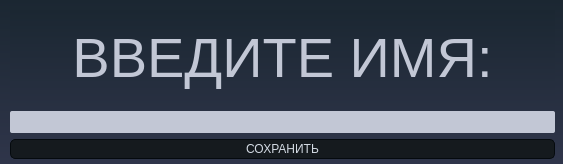
<?xml version="1.0" encoding="UTF-8"?>
<ui version="4.0">
 <class>Form</class>
 <widget class="QWidget" name="Form">
  <property name="geometry">
   <rect>
    <x>0</x>
    <y>0</y>
    <width>563</width>
    <height>164</height>
   </rect>
  </property>
  <property name="windowTitle">
   <string>Form</string>
  </property>
  <property name="styleSheet">
   <string notr="true">
/*-----QWidget-----*/
QWidget
{
	background-color: qlineargradient(spread:repeat, x1:1, y1:0, x2:1, y2:1, stop:0 rgba(27, 39, 50, 255),stop:1 rgba(47, 53, 74, 255));
	color: #000000;

}


/*-----QLabel-----*/
QLabel
{
	background-color: transparent;
	color: #c2c7d5;
	font-size: 56px;

}


/*-----QPushButton-----*/
QToolButton {
	border-style: solid;
	border-top-color: qlineargradient(spread:pad, x1:0.5, y1:1, x2:0.5, y2:0, stop:0 rgb(215, 215, 215), stop:1 rgb(222, 222, 222));
	border-right-color: qlineargradient(spread:pad, x1:0, y1:0.5, x2:1, y2:0.5, stop:0 rgb(217, 217, 217), stop:1 rgb(227, 227, 227));
	border-left-color: qlineargradient(spread:pad, x1:0, y1:0.5, x2:1, y2:0.5, stop:0 rgb(227, 227, 227), stop:1 rgb(217, 217, 217));
	border-bottom-color: qlineargradient(spread:pad, x1:0.5, y1:1, x2:0.5, y2:0, stop:0 rgb(215, 215, 215), stop:1 rgb(222, 222, 222));
	border-width: 1px;
	border-radius: 5px;
	color: #d3dae3;
	padding: 2px;
	background-color: rgb(255,255,255);
}
QToolButton:hover{
	border-style: solid;
	border-top-color: qlineargradient(spread:pad, x1:0.5, y1:1, x2:0.5, y2:0, stop:0 rgb(195, 195, 195), stop:1 rgb(222, 222, 222));
	border-right-color: qlineargradient(spread:pad, x1:0, y1:0.5, x2:1, y2:0.5, stop:0 rgb(197, 197, 197), stop:1 rgb(227, 227, 227));
	border-left-color: qlineargradient(spread:pad, x1:0, y1:0.5, x2:1, y2:0.5, stop:0 rgb(227, 227, 227), stop:1 rgb(197, 197, 197));
	border-bottom-color: qlineargradient(spread:pad, x1:0.5, y1:1, x2:0.5, y2:0, stop:0 rgb(195, 195, 195), stop:1 rgb(222, 222, 222));
	border-width: 1px;
	border-radius: 5px;
	color: rgb(0,0,0);
	padding: 2px;
	background-color: rgb(255,255,255);
}
QToolButton:pressed{
	border-style: solid;
	border-top-color: qlineargradient(spread:pad, x1:0.5, y1:1, x2:0.5, y2:0, stop:0 rgb(215, 215, 215), stop:1 rgb(222, 222, 222));
	border-right-color: qlineargradient(spread:pad, x1:0, y1:0.5, x2:1, y2:0.5, stop:0 rgb(217, 217, 217), stop:1 rgb(227, 227, 227));
	border-left-color: qlineargradient(spread:pad, x1:0, y1:0.5, x2:1, y2:0.5, stop:0 rgb(227, 227, 227), stop:1 rgb(217, 217, 217));
	border-bottom-color: qlineargradient(spread:pad, x1:0.5, y1:1, x2:0.5, y2:0, stop:0 rgb(215, 215, 215), stop:1 rgb(222, 222, 222));
	border-width: 1px;
	border-radius: 5px;
	color: rgb(0,0,0);
	padding: 2px;
	background-color: rgb(142,142,142);
}
QPushButton{
	border-style: solid;
	border-color: #050a0e;
	border-width: 1px;
	border-radius: 5px;
	color: #d3dae3;
	padding: 2px;
	background-color: #151a1e;
}
QPushButton::default{
	border-style: solid;
	border-color: #050a0e;
	border-width: 1px;
	border-radius: 5px;
	color: #FFFFFF;
	padding: 2px;
	background-color: #151a1e;;
}
QPushButton:hover{
	border-style: solid;
	border-color: #050a0e;
	border-width: 1px;
	border-radius: 5px;
	color: #d3dae3;
	padding: 2px;
	background-color: #1c1f1f;
}
QPushButton:pressed{
	border-style: solid;
	border-color: #050a0e;
	border-width: 1px;
	border-radius: 5px;
	color: #d3dae3;
	padding: 2px;
	background-color: #2c2f2f;
}
QPushButton:disabled{
	border-style: solid;
	border-top-color: qlineargradient(spread:pad, x1:0.5, y1:1, x2:0.5, y2:0, stop:0 rgb(215, 215, 215), stop:1 rgb(222, 222, 222));
	border-right-color: qlineargradient(spread:pad, x1:0, y1:0.5, x2:1, y2:0.5, stop:0 rgb(217, 217, 217), stop:1 rgb(227, 227, 227));
	border-left-color: qlineargradient(spread:pad, x1:0, y1:0.5, x2:1, y2:0.5, stop:0 rgb(227, 227, 227), stop:1 rgb(217, 217, 217));
	border-bottom-color: qlineargradient(spread:pad, x1:0.5, y1:1, x2:0.5, y2:0, stop:0 rgb(215, 215, 215), stop:1 rgb(222, 222, 222));
	border-width: 1px;
	border-radius: 5px;
	color: #808086;
	padding: 2px;
	background-color: rgb(142,142,142);
}


/*-----QCheckBox-----*/
QCheckBox
{
	background-color: transparent;
	color: #fff;
	font-size: 10px;
	font-weight: bold;
	border: none;
	border-radius: 5px;

}


/*-----QCheckBox-----*/
QCheckBox::indicator
{
    color: #b1b1b1;
    background-color: #323232;
    border: 1px solid darkgray;
    width: 12px;
    height: 12px;

}


QCheckBox::indicator:checked
{
    image:url(&quot;./ressources/check.png&quot;);
	background-color: qlineargradient(spread:pad, x1:0, y1:0.511, x2:1, y2:0.511, stop:0 rgba(0, 172, 149, 255),stop:0.995192 rgba(54, 197, 177, 255));;
    border: 1px solid #607cff;

}


QCheckBox::indicator:unchecked:hover
{
    border: 1px solid #08b099;

}


QCheckBox::disabled
{
	color: #656565;

}


QCheckBox::indicator:disabled
{
	background-color: #656565;
	color: #656565;
    border: 1px solid #656565;

}


/*-----QLineEdit-----*/
QLineEdit
{
	background-color: #c2c7d5;
	color: #000;
	font-weight: bold;
	border: none;
	border-radius: 2px;
	padding: 3px;

}


/*-----QListView-----*/
QListView
{
	background-color: qlineargradient(spread:pad, x1:1, y1:0, x2:1, y2:1, stop:0 rgba(50, 61, 80, 255),stop:1 rgba(44, 49, 69, 255));
	color: #fff;
	font-size: 12px;
	font-weight: bold;
	border: 1px solid #191919;
	show-decoration-selected: 0;

}


QListView::item
{
	color: #31cecb;
	background-color: #454e5e;
	border: none;
	padding: 5px;
	border-radius: 0px;
	padding-left : 10px;
	height: 42px;

}

QListView::item:selected
{
	color: #31cecb;
	background-color: #454e5e;

}


QListView::item:!selected
{
	color:white;
	background-color: transparent;
	border: none;
	padding-left : 10px;

}


QListView::item:!selected:hover
{
	color: #bbbcba;
	background-color: #454e5e;
	border: none;
	padding-left : 10px;

}


/*-----QTreeView-----*/
QTreeView 
{
	background-color: #232939;
	show-decoration-selected: 0;
	color: #c2c8d7;

}


QTreeView::item 
{
	border-top-color: transparent;
	border-bottom-color: transparent;

}


QTreeView::item:hover 
{
	background-color: #606060;
	color: #fff;

}


QTreeView::item:selected 
{
	background-color: #0ab19a;
	color: #fff;

}


QTreeView::item:selected:active
{
	background-color: #0ab19a;
	color: #fff;

}


QTreeView::branch:has-children:!has-siblings:closed,
QTreeView::branch:closed:has-children:has-siblings 
{
	image: url(://tree-closed.png);

}

QTreeView::branch:open:has-children:!has-siblings,
QTreeView::branch:open:has-children:has-siblings  
{
	image: url(://tree-open.png);

}


/*-----QTableView &amp; QTableWidget-----*/
QTableView
{
    background-color: #232939;
	border: 1px solid gray;
    color: #f0f0f0;
    gridline-color: #232939;
    outline : 0;

}


QTableView::disabled
{
    background-color: #242526;
    border: 1px solid #32414B;
    color: #656565;
    gridline-color: #656565;
    outline : 0;

}


QTableView::item:hover 
{
    background-color: #606060;
    color: #f0f0f0;

}


QTableView::item:selected 
{
	background-color: #0ab19a;
    color: #F0F0F0;

}


QTableView::item:selected:disabled
{
    background-color: #1a1b1c;
    border: 2px solid #525251;
    color: #656565;

}


QTableCornerButton::section
{
	background-color: #343a49;
    color: #fff;

}


QHeaderView::section
{
	color: #fff;
	border-top: 0px;
	border-bottom: 1px solid gray;
	border-right: 1px solid gray;
	background-color: #343a49;
    margin-top:1px;
	margin-bottom:1px;
	padding: 5px;

}


QHeaderView::section:disabled
{
    background-color: #525251;
    color: #656565;

}


QHeaderView::section:checked
{
    color: #fff;
    background-color: #0ab19a;

}


QHeaderView::section:checked:disabled
{
    color: #656565;
    background-color: #525251;

}


QHeaderView::section::vertical::first,
QHeaderView::section::vertical::only-one
{
    border-top: 1px solid #353635;

}


QHeaderView::section::vertical
{
    border-top: 1px solid #353635;

}


QHeaderView::section::horizontal::first,
QHeaderView::section::horizontal::only-one
{
    border-left: 1px solid #353635;

}


QHeaderView::section::horizontal
{
    border-left: 1px solid #353635;

}


/*-----QScrollBar-----*/
QScrollBar:horizontal 
{
    background-color: transparent;
    height: 8px;
    margin: 0px;
    padding: 0px;

}


QScrollBar::handle:horizontal 
{
    border: none;
	min-width: 100px;
    background-color: #56576c;

}


QScrollBar::add-line:horizontal, 
QScrollBar::sub-line:horizontal,
QScrollBar::add-page:horizontal, 
QScrollBar::sub-page:horizontal 
{
    width: 0px;
    background-color: transparent;

}


QScrollBar:vertical 
{
    background-color: transparent;
    width: 8px;
    margin: 0;

}


QScrollBar::handle:vertical 
{
    border: none;
	min-height: 100px;
    background-color: #56576c;

}


QScrollBar::add-line:vertical, 
QScrollBar::sub-line:vertical,
QScrollBar::add-page:vertical, 
QScrollBar::sub-page:vertical 
{
    height: 0px;
    background-color: transparent;

}
</string>
  </property>
  <widget class="QWidget" name="verticalLayoutWidget">
   <property name="geometry">
    <rect>
     <x>10</x>
     <y>10</y>
     <width>545</width>
     <height>149</height>
    </rect>
   </property>
   <layout class="QVBoxLayout" name="v_layout">
    <item>
     <widget class="QLabel" name="label">
      <property name="font">
       <font>
        <pointsize>-1</pointsize>
       </font>
      </property>
      <property name="layoutDirection">
       <enum>Qt::LeftToRight</enum>
      </property>
      <property name="text">
       <string>ВВЕДИТЕ ИМЯ:</string>
      </property>
      <property name="alignment">
       <set>Qt::AlignCenter</set>
      </property>
     </widget>
    </item>
    <item>
     <widget class="QLineEdit" name="name_edit"/>
    </item>
    <item>
     <widget class="QPushButton" name="save_button">
      <property name="text">
       <string>СОХРАНИТЬ</string>
      </property>
     </widget>
    </item>
   </layout>
  </widget>
 </widget>
 <resources/>
 <connections/>
</ui>
